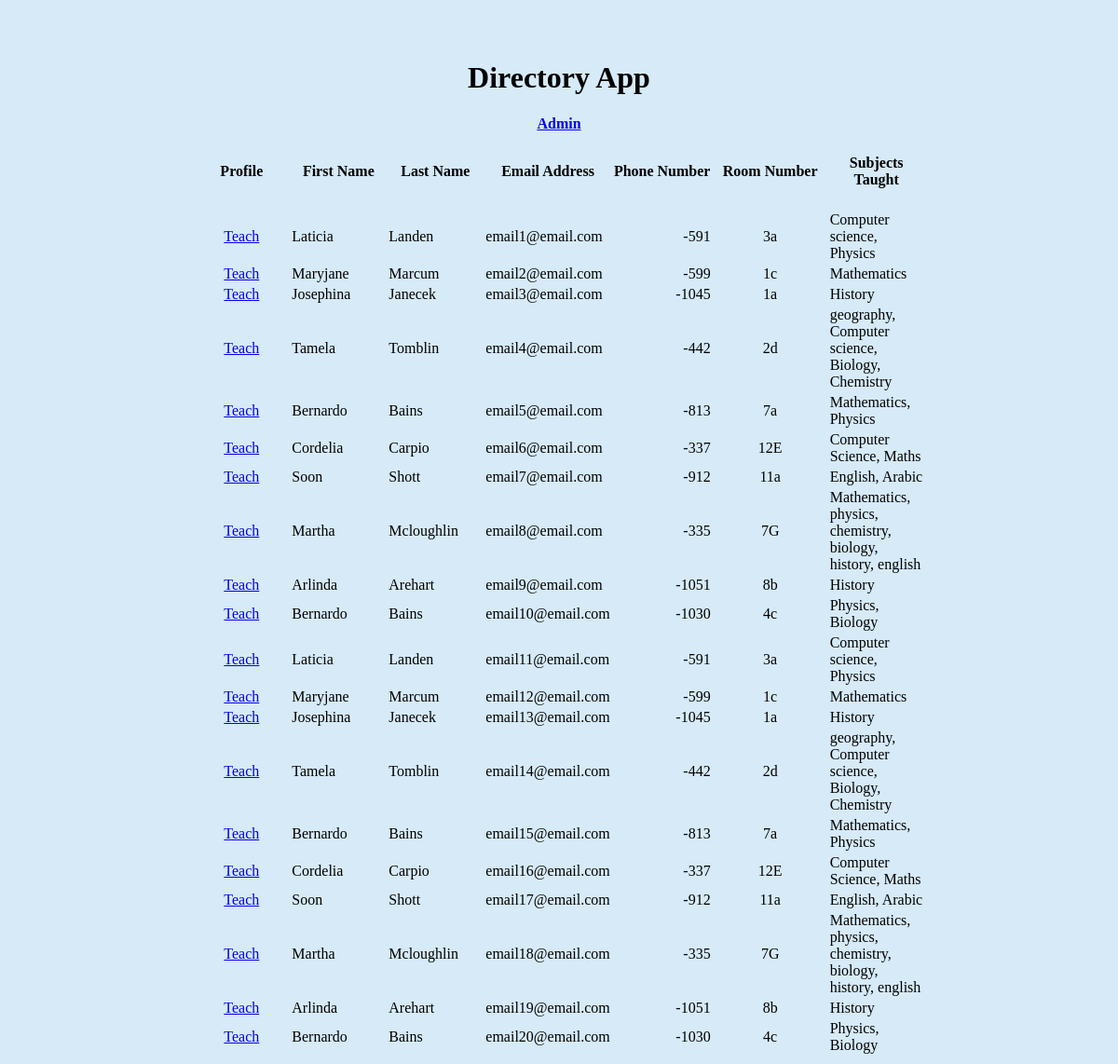
/, run on an earlier commit of the app's database.
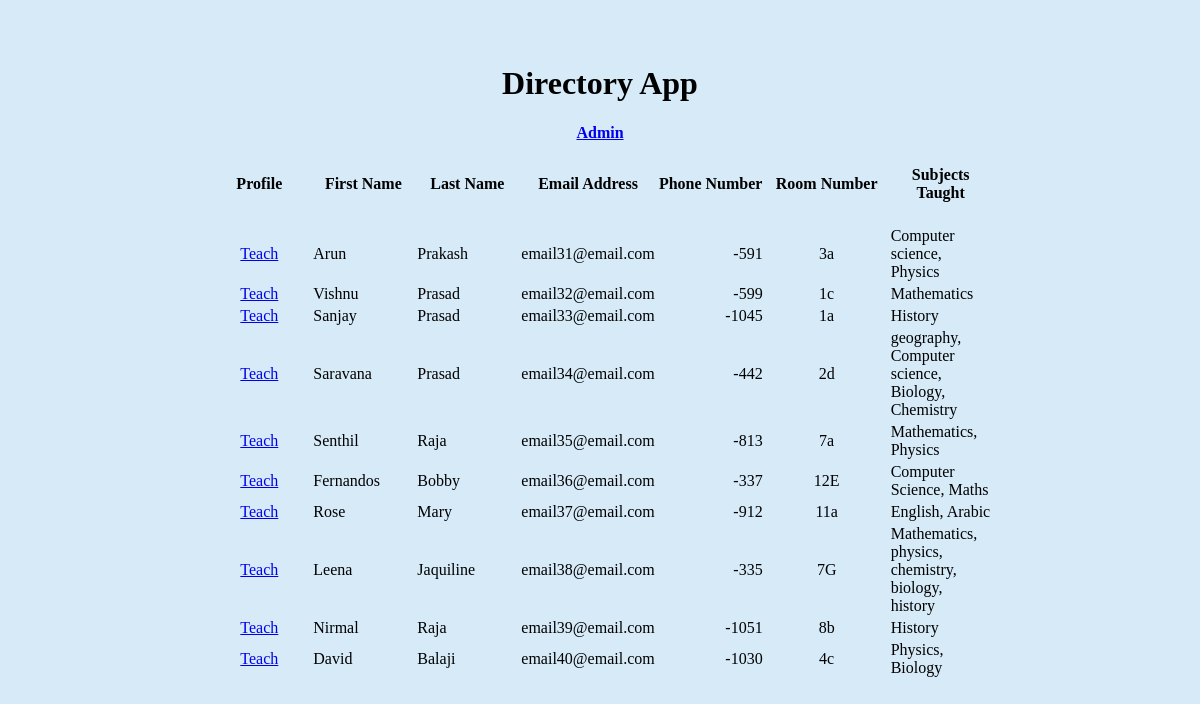
And on a later commit of the database.
### directory/models.py (models this page shows, shortened)
class Teacher(models.Model):
    First_Name = models.CharField('First Name', max_length=60, blank=False)
    Last_Name = models.CharField('Last Name', max_length=60, blank=False)
    Profile_Picture = models.CharField('Profile Picture', max_length=50)
    Email_Address = models.EmailField('Email Address', max_length = 254, unique=True, blank=False)
    Phone_Number = models.CharField('Phone Number', max_length=31)
    Room_Number = models.CharField('Room Number', max_length=10)
    Subjects_Taught = models.CharField('Subjects Taught', max_length=300)

### directory/views.py (the view)
# urls.py: path('', views.directory, name='directory'),
def directory(request):
    teachers = Teacher.objects.all()
    return render(request, 'directory/directory.html', {'teachers': teachers})

### directory/templates/directory/directory.html (shortened to what this page needs)
{% load static %}
<link rel="stylesheet" href="../../static/directory/styles/css/directory.css">
<div>
    <h1 align="center">Directory App</h1>
    <a align='right' href='admin/'><h4 align="center">Admin</h4></a>
    <div >
        <table align="center">
            <div class="header_row">
                <tr styles="background:blue">
                    <td style="width: 100px;"><h4 align="center">Profile</h4></td>
                    <td style="width: 100px;"><h4 align="center">First Name</h4></td>
                    <td style="width: 100px;"><h4 align="center">Last Name</h4></td>
                    <td style="width: 100px;"><h4 align="center">Email  Address</h4></td>
                    <td style="width: 104px;"><h4 align="center">Phone Number</h4></td>
                    <td style="width: 120px;"><h4 align="center">Room Number</h4></td>
                    <td style="width: 100px;"><h4 align="center">Subjects Taught</h4></td>
                </tr>
            </div>
            {% for teacher in teachers %}
            <div class="teacher_row">
                <tr>
                    <td><div align='center'><a align="center" href={{teacher.id}} >Teach</a></div></td>
                    <td><div>{{ teacher.First_Name }}</div></td>
                    <td>{{ teacher.Last_Name }}</td>
                    <td>{{ teacher.Email_Address }}</td>
                    <td><div align='right'>{{ teacher.Phone_Number }}</div></td>
                    <td><div align='center'>{{ teacher.Room_Number }}</div></td>
                    <td>{{ teacher.Subjects_Taught }}</td>
                </tr>
            </div>
            {% endfor %}
        </table>
    </div>
</div>

### directory/static/directory/styles/css/directory.css (style rules this page uses)
.header_row { background: #5DADE2 }

What changed in the data, as far as the page shows it:
removed Teacher: First_Name "Laticia", Last_Name "Landen", Email_Address "email1@email.com", Phone_Number "-591", Room_Number "3a", Subjects_Taught "Computer science, Physics"
removed Teacher: First_Name "Maryjane", Last_Name "Marcum", Email_Address "email2@email.com", Phone_Number "-599", Room_Number "1c", Subjects_Taught "Mathematics"
removed Teacher: First_Name "Josephina", Last_Name "Janecek", Email_Address "email3@email.com", Phone_Number "-1045", Room_Number "1a", Subjects_Taught "History"
removed Teacher: First_Name "Tamela", Last_Name "Tomblin", Email_Address "email4@email.com", Phone_Number "-442", Room_Number "2d", Subjects_Taught "geography, Computer science, Biology, Chemistry"
removed Teacher: First_Name "Bernardo", Last_Name "Bains", Email_Address "email5@email.com", Phone_Number "-813", Room_Number "7a", Subjects_Taught "Mathematics, Physics"
removed Teacher: First_Name "Cordelia", Last_Name "Carpio", Email_Address "email6@email.com", Phone_Number "-337", Room_Number "12E", Subjects_Taught "Computer Science, Maths"
removed Teacher: First_Name "Soon", Last_Name "Shott", Email_Address "email7@email.com", Phone_Number "-912", Room_Number "11a", Subjects_Taught "English, Arabic"
removed Teacher: First_Name "Martha", Last_Name "Mcloughlin", Email_Address "email8@email.com", Phone_Number "-335", Room_Number "7G", Subjects_Taught "Mathematics, physics, chemistry, biology, history, english"
removed Teacher: First_Name "Arlinda", Last_Name "Arehart", Email_Address "email9@email.com", Phone_Number "-1051", Room_Number "8b", Subjects_Taught "History"
removed Teacher: First_Name "Bernardo", Last_Name "Bains", Email_Address "email10@email.com", Phone_Number "-1030", Room_Number "4c", Subjects_Taught "Physics, Biology"
removed Teacher: First_Name "Laticia", Last_Name "Landen", Email_Address "email11@email.com", Phone_Number "-591", Room_Number "3a", Subjects_Taught "Computer science, Physics"
removed Teacher: First_Name "Maryjane", Last_Name "Marcum", Email_Address "email12@email.com", Phone_Number "-599", Room_Number "1c", Subjects_Taught "Mathematics"
removed Teacher: First_Name "Josephina", Last_Name "Janecek", Email_Address "email13@email.com", Phone_Number "-1045", Room_Number "1a", Subjects_Taught "History"
removed Teacher: First_Name "Tamela", Last_Name "Tomblin", Email_Address "email14@email.com", Phone_Number "-442", Room_Number "2d", Subjects_Taught "geography, Computer science, Biology, Chemistry"
removed Teacher: First_Name "Bernardo", Last_Name "Bains", Email_Address "email15@email.com", Phone_Number "-813", Room_Number "7a", Subjects_Taught "Mathematics, Physics"
removed Teacher: First_Name "Cordelia", Last_Name "Carpio", Email_Address "email16@email.com", Phone_Number "-337", Room_Number "12E", Subjects_Taught "Computer Science, Maths"
removed Teacher: First_Name "Soon", Last_Name "Shott", Email_Address "email17@email.com", Phone_Number "-912", Room_Number "11a", Subjects_Taught "English, Arabic"
removed Teacher: First_Name "Martha", Last_Name "Mcloughlin", Email_Address "email18@email.com", Phone_Number "-335", Room_Number "7G", Subjects_Taught "Mathematics, physics, chemistry, biology, history, english"
removed Teacher: First_Name "Arlinda", Last_Name "Arehart", Email_Address "email19@email.com", Phone_Number "-1051", Room_Number "8b", Subjects_Taught "History"
removed Teacher: First_Name "Bernardo", Last_Name "Bains", Email_Address "email20@email.com", Phone_Number "-1030", Room_Number "4c", Subjects_Taught "Physics, Biology"
added Teacher: First_Name "Arun", Last_Name "Prakash", Email_Address "email31@email.com", Phone_Number "-591", Room_Number "3a", Subjects_Taught "Computer science, Physics"
added Teacher: First_Name "Vishnu", Last_Name "Prasad", Email_Address "email32@email.com", Phone_Number "-599", Room_Number "1c", Subjects_Taught "Mathematics"
added Teacher: First_Name "Sanjay", Last_Name "Prasad", Email_Address "email33@email.com", Phone_Number "-1045", Room_Number "1a", Subjects_Taught "History"
added Teacher: First_Name "Saravana", Last_Name "Prasad", Email_Address "email34@email.com", Phone_Number "-442", Room_Number "2d", Subjects_Taught "geography, Computer science, Biology, Chemistry"
added Teacher: First_Name "Senthil", Last_Name "Raja", Email_Address "email35@email.com", Phone_Number "-813", Room_Number "7a", Subjects_Taught "Mathematics, Physics"
added Teacher: First_Name "Fernandos", Last_Name "Bobby", Email_Address "email36@email.com", Phone_Number "-337", Room_Number "12E", Subjects_Taught "Computer Science, Maths"
added Teacher: First_Name "Rose", Last_Name "Mary", Email_Address "email37@email.com", Phone_Number "-912", Room_Number "11a", Subjects_Taught "English, Arabic"
added Teacher: First_Name "Leena", Last_Name "Jaquiline", Email_Address "email38@email.com", Phone_Number "-335", Room_Number "7G", Subjects_Taught "Mathematics, physics, chemistry, biology, history"
added Teacher: First_Name "Nirmal", Last_Name "Raja", Email_Address "email39@email.com", Phone_Number "-1051", Room_Number "8b", Subjects_Taught "History"
added Teacher: First_Name "David", Last_Name "Balaji", Email_Address "email40@email.com", Phone_Number "-1030", Room_Number "4c", Subjects_Taught "Physics, Biology"
